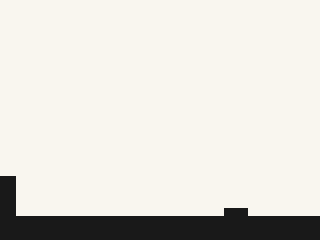

Rendered tile map (Tiled .tmx) drawn with the repository's tilesets; below, a short description and the map source with its tile grids summarised:
An orthogonal 40x30 tile map with 8x8 px tiles, 2 tile layers (BACKGROUND, FOREGROUND), 2 tilesets and 4 objects (CHANGE_STAGE).

<map version="1.0" orientation="orthogonal" renderorder="right-down" width="40" height="30" tilewidth="8" tileheight="8" nextobjectid="30">
 <tileset firstgid="1" name="placeholder" tilewidth="8" tileheight="8">
  <image source="placeholder.png" width="16" height="32" />
 </tileset>
 <tileset firstgid="9" name="SEWER" tilewidth="8" tileheight="8">
  <image source="tiles_sewer.png" width="40" height="48" />
 </tileset>
 <layer name="BACKGROUND" width="40" height="30">
  <data>[1200 cells, 1200 non-empty, 1 distinct tile ids]</data>
 </layer>
 <objectgroup name="SOLID">
  <object id="13" x="0" y="216" width="320" height="24" />
  <object id="14" x="224" y="208" width="24" height="8" />
  <object id="27" x="0" y="176" width="16" height="40" />
 </objectgroup>
 <layer name="FOREGROUND" width="40" height="30">
  <data>[1200 cells, 133 non-empty, 1 distinct tile ids]</data>
 </layer>
 <objectgroup name="OBJECTS">
  <object id="23" name="CHANGE_STAGE" x="320" y="176" width="8" height="40">
   <properties>
    <property name="CONTINUOUS" value="True" />
    <property name="LINK" value="pier_03.tmx" />
   </properties>
  </object>
 </objectgroup>
</map>
